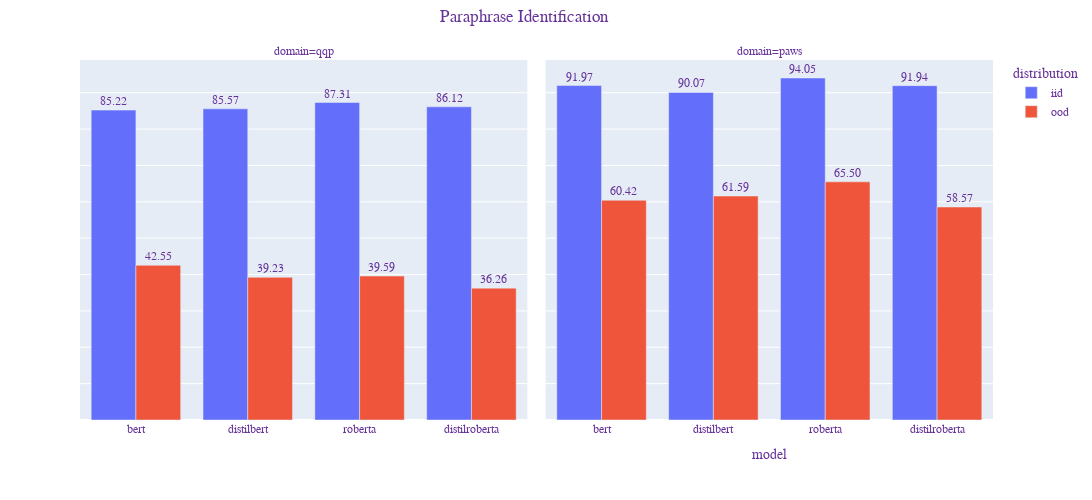

Notebook cell for this chart:
### Code cell
# df = px.data.tips()
fig = px.bar(df, x="model", y="macro-f1", text="macro-f1", color="distribution", barmode="group", facet_col="domain",
             category_orders={"model": ["bert", "distilbert", "roberta", "distilroberta"]}, width=1200, height=500)

fig.update_traces(texttemplate='%{text:.2f}', textposition='outside')
fig.update_layout(
    title={
        'text': "Paraphrase Identification",
        'y':0.98,
        'x':0.48,
        'xanchor': 'center',
        'yanchor': 'top'},
    xaxis_title="",
    yaxis_title="",
    font=dict(
        family="Courier New, monospace",
        # size=10,
        color="RebeccaPurple",
    )
)
fig.update_yaxes(showticklabels=False)

fig.show()

### Figure 1 — Plotly figure (JSON) as saved in the notebook; plotly's stock layout.template omitted (floating-point values rounded to 4 significant figures)
{"data": [{"alignmentgroup": "True", "hovertemplate": "distribution=iid<br>domain=qqp<br>model=%{x}<br>macro-f1=%{text}<extra></extra>", "legendgroup": "iid", "marker": {"color": "#636efa"}, "name": "iid", "offsetgroup": "iid", "orientation": "v", "showlegend": true, "text": [87.31, 85.22, 85.57, 86.12], "textposition": "outside", "texttemplate": "%{text:.2f}", "type": "bar", "x": ["roberta", "bert", "distilbert", "distilroberta"], "xaxis": "x", "y": [87.31, 85.22, 85.57, 86.12], "yaxis": "y"}, {"alignmentgroup": "True", "hovertemplate": "distribution=iid<br>domain=paws<br>model=%{x}<br>macro-f1=%{text}<extra></extra>", "legendgroup": "iid", "marker": {"color": "#636efa"}, "name": "iid", "offsetgroup": "iid", "orientation": "v", "showlegend": false, "text": [94.05, 91.97, 90.07, 91.94], "textposition": "outside", "texttemplate": "%{text:.2f}", "type": "bar", "x": ["roberta", "bert", "distilbert", "distilroberta"], "xaxis": "x2", "y": [94.05, 91.97, 90.07, 91.94], "yaxis": "y2"}, {"alignmentgroup": "True", "hovertemplate": "distribution=ood<br>domain=qqp<br>model=%{x}<br>macro-f1=%{text}<extra></extra>", "legendgroup": "ood", "marker": {"color": "#EF553B"}, "name": "ood", "offsetgroup": "ood", "orientation": "v", "showlegend": true, "text": [39.59, 42.55, 39.23, 36.26], "textposition": "outside", "texttemplate": "%{text:.2f}", "type": "bar", "x": ["roberta", "bert", "distilbert", "distilroberta"], "xaxis": "x", "y": [39.59, 42.55, 39.23, 36.26], "yaxis": "y"}, {"alignmentgroup": "True", "hovertemplate": "distribution=ood<br>domain=paws<br>model=%{x}<br>macro-f1=%{text}<extra></extra>", "legendgroup": "ood", "marker": {"color": "#EF553B"}, "name": "ood", "offsetgroup": "ood", "orientation": "v", "showlegend": false, "text": [65.5, 60.42, 61.59, 58.57], "textposition": "outside", "texttemplate": "%{text:.2f}", "type": "bar", "x": ["roberta", "bert", "distilbert", "distilroberta"], "xaxis": "x2", "y": [65.5, 60.42, 61.59, 58.57], "yaxis": "y2"}], "layout": {"annotations": [{"font": {}, "showarrow": false, "text": "domain=qqp", "x": 0.245, "xanchor": "center", "xref": "paper", "y": 1, "yanchor": "bottom", "yref": "paper"}, {"font": {}, "showarrow": false, "text": "domain=paws", "x": 0.755, "xanchor": "center", "xref": "paper", "y": 1, "yanchor": "bottom", "yref": "paper"}], "barmode": "group", "font": {"color": "RebeccaPurple", "family": "Courier New, monospace"}, "height": 500, "legend": {"title": {"text": "distribution"}, "tracegroupgap": 0}, "margin": {"t": 60}, "title": {"text": "Paraphrase Identification", "x": 0.48, "xanchor": "center", "y": 0.98, "yanchor": "top"}, "width": 1200, "xaxis": {"anchor": "y", "categoryarray": ["bert", "distilbert", "roberta", "distilroberta"], "categoryorder": "array", "domain": [0, 0.49], "title": {"text": ""}}, "xaxis2": {"anchor": "y2", "categoryarray": ["bert", "distilbert", "roberta", "distilroberta"], "categoryorder": "array", "domain": [0.51, 1], "matches": "x", "title": {"text": "model"}}, "yaxis": {"anchor": "x", "domain": [0, 1], "showticklabels": false, "title": {"text": ""}}, "yaxis2": {"anchor": "x2", "domain": [0, 1], "matches": "y", "showticklabels": false}}}
